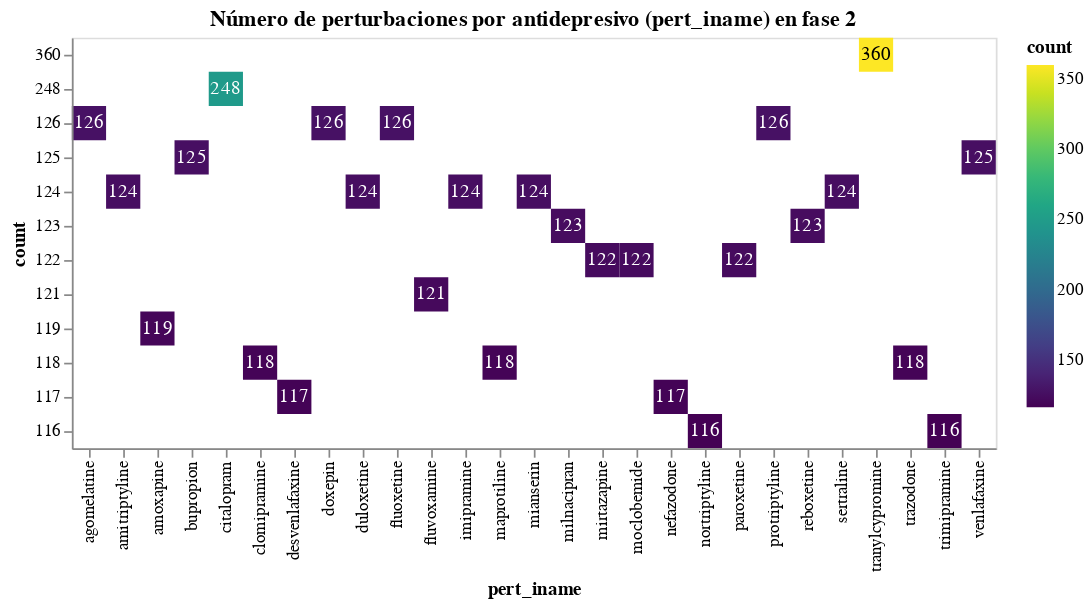

The notebook cell this image was saved under:
### Code cell
base = alt.Chart(num_pert_iname_phase2).encode(
    alt.X('pert_iname:O'),
    alt.Y('count:O', sort='-y'),
)

heatmap = base.mark_rect().encode(
    alt.Color('count:Q', scale=alt.Scale(scheme='viridis')),
    tooltip=['pert_iname:N', 'count:Q']
).properties(
    title='Número de perturbaciones por antidepresivo (pert_iname) en fase 2',
)    

text = base.mark_text(baseline='middle').encode(
    text='count:Q',
    color=alt.condition(
        alt.datum.count > 250,
        alt.value('black'),
        alt.value('white')
    )
)

heatmap + text

### Figure 1 — Vega-Lite specification as saved in the notebook (floating-point values rounded to 4 significant figures)
{"config": {"view": {"continuousWidth": 400, "continuousHeight": 300}}, "layer": [{"mark": "rect", "encoding": {"color": {"field": "count", "scale": {"scheme": "viridis"}, "type": "quantitative"}, "tooltip": [{"field": "pert_iname", "type": "nominal"}, {"field": "count", "type": "quantitative"}], "x": {"field": "pert_iname", "type": "ordinal"}, "y": {"field": "count", "sort": "-y", "type": "ordinal"}}, "title": "Número de perturbaciones por antidepresivo (pert_iname) en fase 2"}, {"mark": {"type": "text", "baseline": "middle"}, "encoding": {"color": {"condition": {"value": "black", "test": "(datum.count > 250)"}, "value": "white"}, "text": {"field": "count", "type": "quantitative"}, "x": {"field": "pert_iname", "type": "ordinal"}, "y": {"field": "count", "sort": "-y", "type": "ordinal"}}}], "data": {"name": "data-e925703c44a02307566bd5ace00cd630"}, "$schema": "https://vega.github.io/schema/vega-lite/v4.17.0.json", "datasets": {"data-e925703c44a02307566bd5ace00cd630": [{"pert_iname": "agomelatine", "count": 126}, {"pert_iname": "amitriptyline", "count": 124}, {"pert_iname": "amoxapine", "count": 119}, {"pert_iname": "bupropion", "count": 125}, {"pert_iname": "citalopram", "count": 248}, {"pert_iname": "clomipramine", "count": 118}, {"pert_iname": "desvenlafaxine", "count": 117}, {"pert_iname": "doxepin", "count": 126}, {"pert_iname": "duloxetine", "count": 124}, {"pert_iname": "fluoxetine", "count": 126}, {"pert_iname": "fluvoxamine", "count": 121}, {"pert_iname": "imipramine", "count": 124}, {"pert_iname": "maprotiline", "count": 118}, {"pert_iname": "mianserin", "count": 124}, {"pert_iname": "milnacipran", "count": 123}, {"pert_iname": "mirtazapine", "count": 122}, {"pert_iname": "moclobemide", "count": 122}, {"pert_iname": "nefazodone", "count": 117}, {"pert_iname": "nortriptyline", "count": 116}, {"pert_iname": "paroxetine", "count": 122}, {"pert_iname": "protriptyline", "count": 126}, {"pert_iname": "reboxetine", "count": 123}, {"pert_iname": "sertraline", "count": 124}, {"pert_iname": "tranylcypromine", "count": 360}, {"pert_iname": "trazodone", "count": 118}, {"pert_iname": "trimipramine", "count": 116}, {"pert_iname": "venlafaxine", "count": 125}]}}
